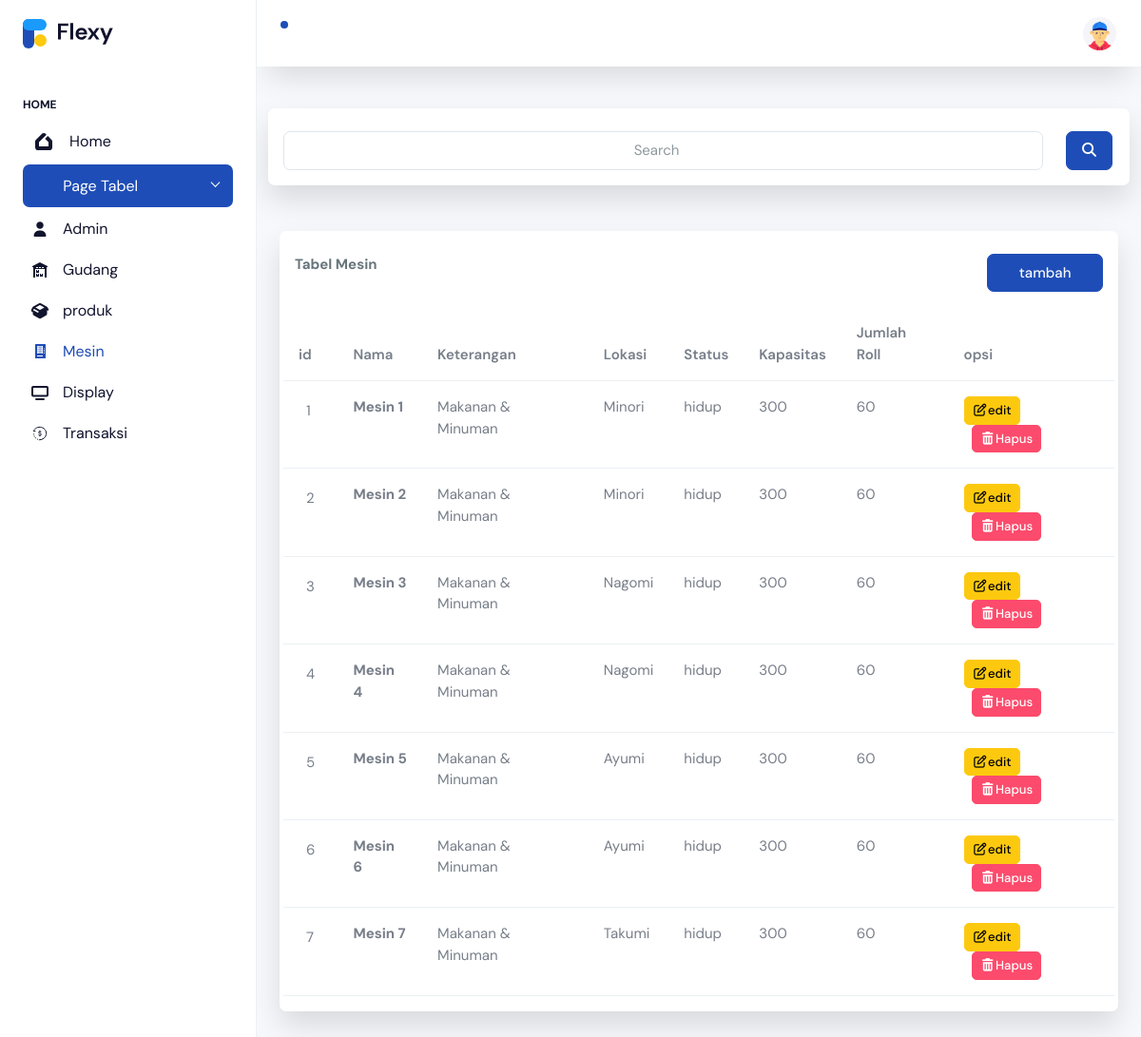
Screenshot of /app?page=mesin (signed in) with the database file from the repository.
### tables this page shows
CREATE TABLE `mesin` (
  `id` int(11) NOT NULL,
  `nama` varchar(25) NOT NULL,
  `keterangan` varchar(25) NOT NULL,
  `lokasi` varchar(25) NOT NULL,
  `status` varchar(25) NOT NULL,
  `kapasitas` int(11) NOT NULL,
  `jumlah_roll` int(11) NOT NULL,
  `created_at` timestamp NOT NULL DEFAULT current_timestamp(),
  `updated_at` timestamp NOT NULL DEFAULT current_timestamp()
);

### features/mesin/index.php (the view, shortened to what this page needs)
<?php
if (isset($_POST['cari'])) {
    $keyword = $_POST['keyword'];
    $data = mysqli_query($conn, "SELECT * FROM mesin WHERE nama LIKE '%$keyword%'");
    $mesin = mysqli_fetch_all($data, MYSQLI_ASSOC);
} else {
    $data = mysqli_query($conn, "SELECT * FROM mesin");
    $mesin = mysqli_fetch_all($data, MYSQLI_ASSOC);
}
?>
<div class="container">
    <div class="shadow p-3 mb-5 bg-white rounded pt-4">
        <div class="card-body" style="width: auto;">
            <div class="row">
                <div class="col-md-12">
                    <h6 class="text-center">welcome to machine</h6>
                </div>
            </div>
        </div>
    </div>
</div>
<div class="container">
    <div class="shadow p-3 mb-5 bg-white rounded pt-4">
        <div class="card-body">
            <div class="row">
                <div class="col-md-12">
                    <div class="">
                        <form class="" action="" method="post">
                            <div class="row">
                                <div class="col-md-11">
                                    <input type="search" name="keyword" class="form-control text-center" placeholder="Search" aria-label="Search" />
                                </div>
                                <div class="col-md-1">
                                    <button type="submit" name="cari" class="btn btn-primary text-end"><i class="fa-solid fa-magnifying-glass"></i></button>
                                </div>
                            </div>
                        </form>
                    </div>
                </div>
            </div>
        </div>
    </div>
    <div class="container ">
        <div class="shadow p-3 mb-5 bg-white rounded pt-4">
            <div class="card-body">
                <div class="row">
                    <div class="col-md-10">
                        <strong>
                            Tabel Mesin
                        </strong>
                    </div>
                    <div class="col-md-2">
                        <div class="d-grid gap-2">
                            <a href="./app?page=mesin&view=add" class="btn btn-primary text-light" type="submit">tambah</a>
                        </div>
                    </div>
                </div>
                <div class="row">
                    <table class="table align-items-center mb-0 mt-3">
                        <thead>
                            <tr>
                                <th>id</th>
                                <th>Nama</th>
                                <th>Keterangan</th>
                                <th>Lokasi</th>
                                <th>Status</th>
                                <th>Kapasitas</th>
                                <th>Jumlah Roll</th>
                                <th>opsi</th>
                            </tr>
                        </thead>
                        <tbody>
                            <?php foreach ($mesin as $no => $m): ?>
                                <tr>
                                    <td>
                                        <div class="d-flex px-2 py-1">
                                            <div class="d-flex flex-column justify-content-center">
                                                <p class=""><?= $no + 1 ?></p>
                                            </div>
                                        </div>
                                    </td>
                                    <td class=" text-sm">
                                        <span class=""><strong><?= $m['nama']; ?></strong></span>
                                    </td>
                                    <td class="">
                                        <span class=""><?= $m['keterangan']; ?></span>
                                    </td>
                                    <td class="">
                                        <span class="d"><?= $m['lokasi']; ?></span>
                                    </td>
                                    <td class="">
                                        <span class=""><?= $m['status']; ?></span>
                                    </td>
                                    <td class="">
                                        <span class=""><?= $m['kapasitas']; ?></span>
                                    </td>
                                    <td class="">
                                        <span class=""><?= $m['jumlah_roll']; ?></span>
                                    </td>
                                    <td>
                                    <a href="app?page=mesin&view=edit&id=<?= $m['id'] ?>"
                                        class="btn btn-warning btn-sm"><i
                                            class="fa-regular fa-pen-to-square"></i>edit
                                    </a>
                                    <form action="" method="post" style="display: inline;"
                                        onsubmit="return confirm('anda akan menghapus data mesin?')">
                                        <button class="btn btn-danger btn-sm ms-2" type="submit" name="delete"><i
                                                class="fa-solid fa-trash-can"></i>Hapus</button>
                                    </form>
                                </td>
                                </tr>
                            <?php endforeach; ?>
                        </tbody>
                    </table>
                </div>
            </div>
        </div>
    </div>

### rows the page displays
mesin: nama "Mesin 1", keterangan "Makanan & Minuman", lokasi "Minori", status "hidup", kapasitas "300", jumlah_roll "60"
mesin: nama "Mesin 2", keterangan "Makanan & Minuman", lokasi "Minori", status "hidup", kapasitas "300", jumlah_roll "60"
mesin: nama "Mesin 3", keterangan "Makanan & Minuman", lokasi "Nagomi", status "hidup", kapasitas "300", jumlah_roll "60"
mesin: nama "Mesin 4", keterangan "Makanan & Minuman", lokasi "Nagomi", status "hidup", kapasitas "300", jumlah_roll "60"
mesin: nama "Mesin 5", keterangan "Makanan & Minuman", lokasi "Ayumi", status "hidup", kapasitas "300", jumlah_roll "60"
mesin: nama "Mesin 6", keterangan "Makanan & Minuman", lokasi "Ayumi", status "hidup", kapasitas "300", jumlah_roll "60"
mesin: nama "Mesin 7", keterangan "Makanan & Minuman", lokasi "Takumi", status "hidup", kapasitas "300", jumlah_roll "60"
